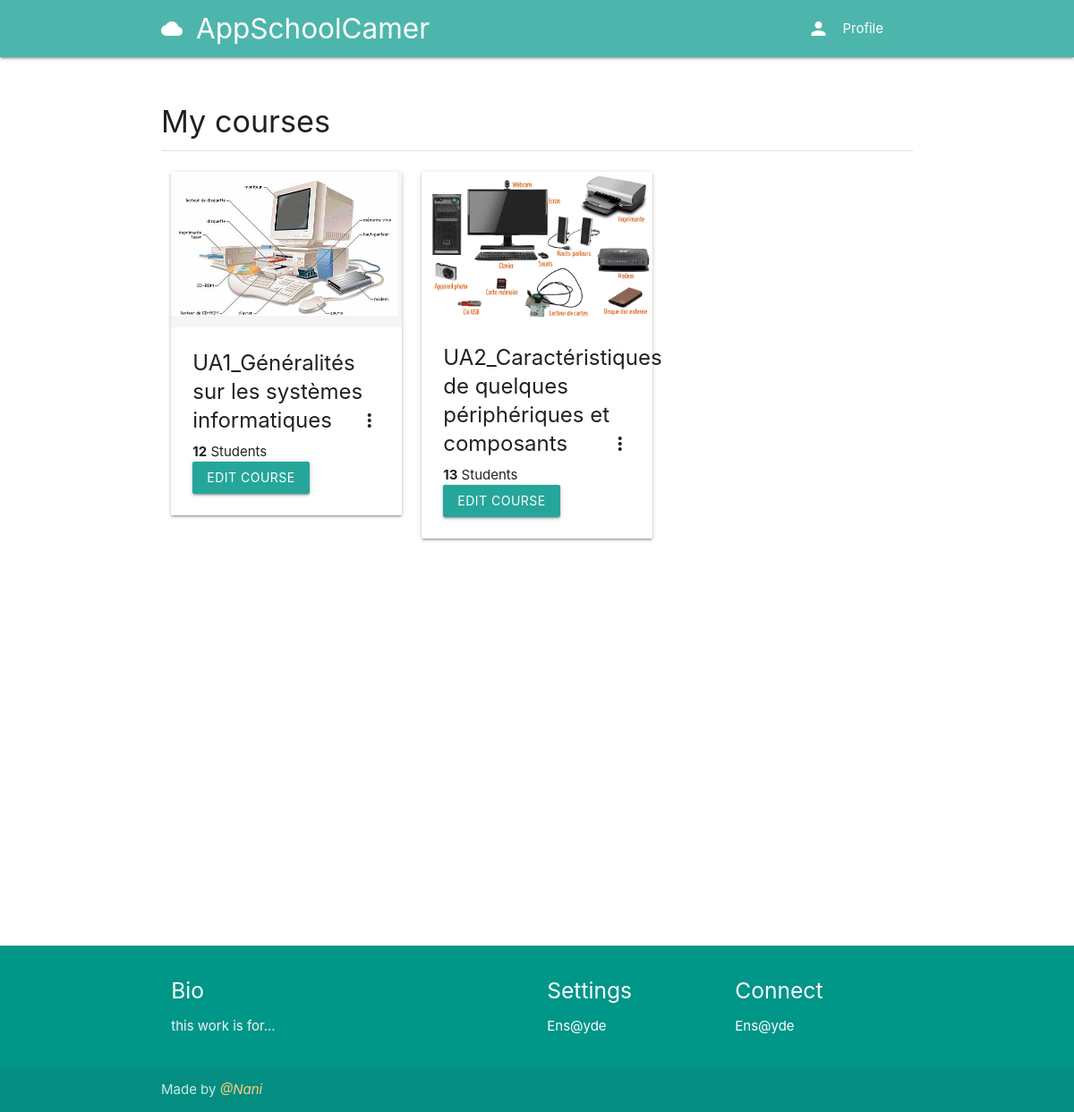
Screenshot of /course/MyCourses/ (signed in) with the database file from the repository.
### classroom/models.py (models this page shows, shortened)
class Course(models.Model):
	id = models.UUIDField(primary_key=True, default=uuid.uuid4, editable=False)
	picture = models.ImageField(upload_to=user_directory_path)
	title = models.CharField(max_length=200)
	description = models.CharField(max_length=300)
	category = models.ForeignKey(Category, on_delete=models.CASCADE)
	syllabus = RichTextField()
	user = models.ForeignKey(User, on_delete=models.CASCADE, related_name='course_owner')
	enrolled = models.ManyToManyField(User)
	modules = models.ManyToManyField(Module)
	questions = models.ManyToManyField(Question)

### classroom/views.py (the view)
# urls.py: path('MyCourses/', MyCourses, name='my-courses'),
def MyCourses(request):
    user = request.user
    courses = Course.objects.filter(user=user)
    context = {
        'courses': courses
    }
    return render(request, 'classroom/mycourses.html', context)

### authy/views.py (called while the page is built)
def SideNavInfo(request):
	user = request.user
	nav_profile = None
	if user.is_authenticated:
		nav_profile = Profile.objects.get(user=user)
	return {'nav_profile': nav_profile}

### direct/views.py (called while the page is built)
def CheckDirects(request):
    directs_count = 0
    if request.user.is_authenticated:
        directs_count = Message.objects.filter(user=request.user, is_read=False).count()
    return {'directs_count': directs_count}

### student_portal/templates/classroom/mycourses.html (shortened to what this page needs)
{% extends 'base.html' %}
{% load static %}
{% block content %}
<div class="section">
	<h4>My courses</h4>
	<div class="divider"></div>
</div>
<div class="row">
{% for course in courses %}
<div class="col s12 m4">
  <div class="card">
    <div class="card-image waves-effect waves-block waves-light">
      <a href="{% url 'course' course.id %}"><img class="activator" src="{{ course.picture.url }}"></a>
    </div>
    <div class="card-content">
      <span class="card-title activator grey-text text-darken-4"><b>{{ course.title }}</b><i class="material-icons right">more_vert</i></span>
      {% if user.profile.user_type == 'teacher'  %}
      <p class="title"><b>{{ course.enrolled.count }}</b> Students</p>
      <a href="{% url 'edit-course' course.id %}" class="btn">Edit course</a>
      {% endif  %}
    </div>
  </div>
</div>
{% endfor %}
</div>
<br>
<br>
<br>
<br>
<br>
<br>
<br>
<br>
{% endblock %}

### rows the page displays
Course: picture (picture), title "UA1_Généralités sur les systèmes informatiques", enrolled.count "12"
Course: picture (picture), title "UA2_Caractéristiques de quelques périphériques et composants", enrolled.count "13"
